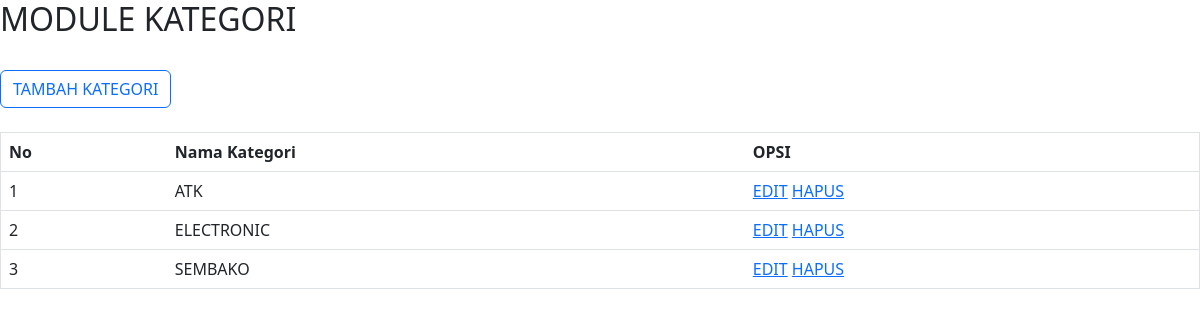
/kategori.php, run on an earlier commit of the app's database.
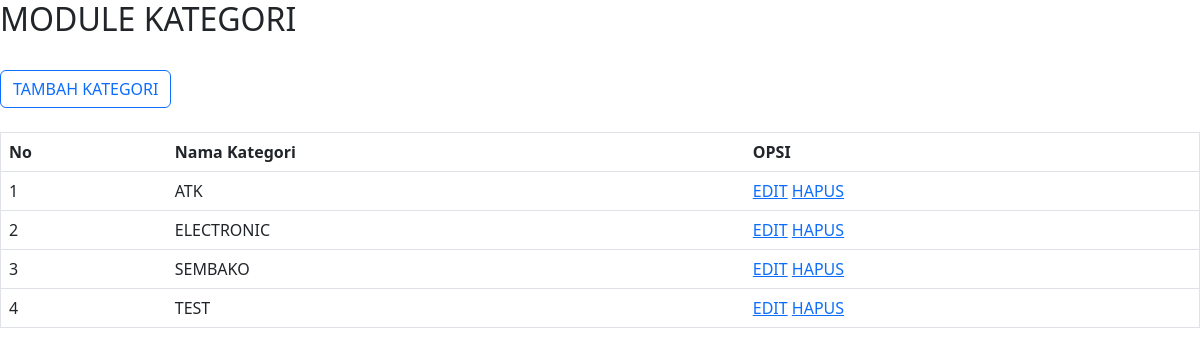
And on a later commit of the database.
### tables this page shows
CREATE TABLE `kategori` (
  `id_kategori` int(11) NOT NULL,
  `nama_kategori` char(50) NOT NULL
);

### kategori.php (the view, shortened to what this page needs)
<html>
	<head>
		<link rel="stylesheet" type="text/css" href="bootstrap/css/bootstrap.css">
	</head>
	<body>
		<h2>MODULE KATEGORI</h2>
		<br/>
		<a href="tambah_kategori.php" class="btn btn-outline-primary" tabindex="-1" role="button">TAMBAH KATEGORI</a>
		<br/>
		<br/>
		<table border="1" class='table'>
			<tr>
				<th>No</th>
				<th>Nama Kategori</th>
				<th>OPSI</th>
			</tr>
			<?php
				include 'koneksi.php';
				$no = 1;
				$query = mysqli_query($koneksi,"SELECT * FROM kategori");
				while($data = mysqli_fetch_array($query))
				{
			?>
			<tr>
				<td><?php echo $no++;?></td>
				<td><?php echo $data['nama_kategori']; ?></td>
				<td>
					<a href="edit_kategori.php?id=<?php echo $data['id']; ?>">EDIT</a>
					<a href="hapus_kategori.php?id=<?php echo $data['id']; ?>">HAPUS</a>
				</td>
			</tr>
			<?php
				}
			?>
		</table>
	</body>
</html>

What changed in the data, as far as the page shows it:
added kategori: nama_kategori "TEST"
